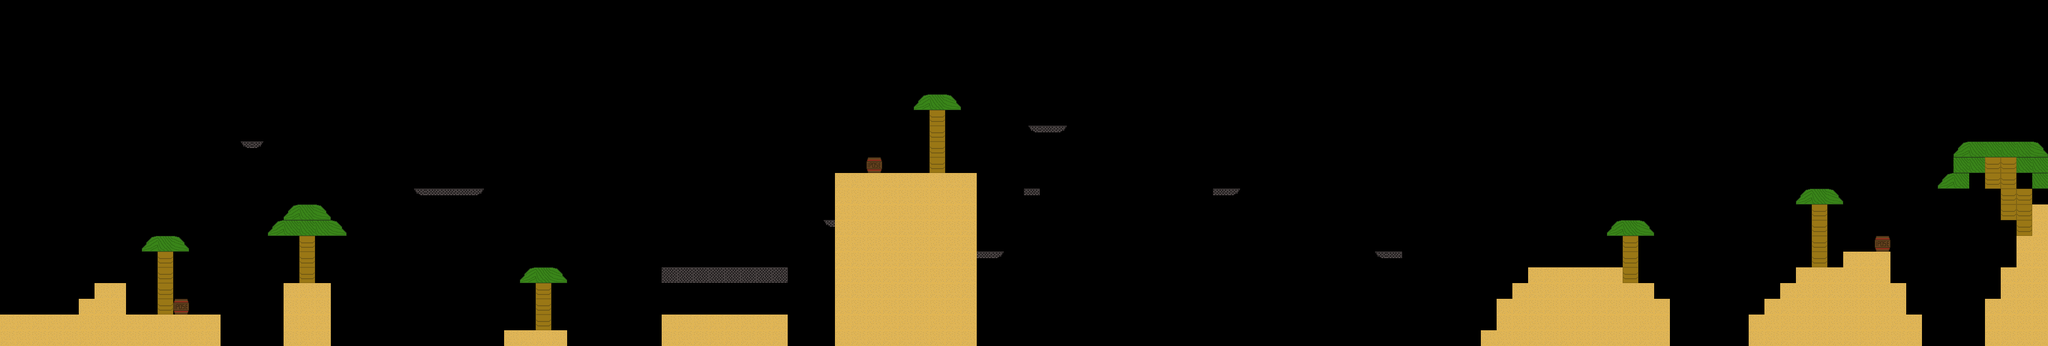

Below is a game level as drawn by its tile map, then a one-line description and the .tmx that defines it (tile-layer data replaced by summaries):
An orthogonal 130x22 tile map with 32x32 px tiles, 1 tile layer (Tile Layer 1) and 92 objects (63x platform, 21x coin, 5x scalper, 2x sack, part).

<map version="1.5" tiledversion="1.5.0" orientation="orthogonal" renderorder="right-down" width="130" height="22" tilewidth="32" tileheight="32" infinite="0" nextlayerid="9" nextobjectid="217">
 <properties>
  <property name="background" value="beach_level.png" />
  <property name="cost" value="28" />
 </properties>
 <tileset firstgid="1" name="tiles" tilewidth="32" tileheight="32" tilecount="22" columns="0">
  <grid orientation="orthogonal" width="1" height="1" />
  <tile id="3">
   <image width="32" height="32" source="Stonelevel.png" />
  </tile>
  <tile id="4">
   <image width="32" height="32" source="Stonelevel1.png" />
  </tile>
  <tile id="5">
   <image width="32" height="32" source="Stonelevel2.png" />
  </tile>
  <tile id="6">
   <image width="32" height="32" source="Stonelevel3.png" />
  </tile>
  <tile id="7">
   <image width="32" height="32" source="icesnow.png" />
  </tile>
  <tile id="8">
   <image width="32" height="32" source="snowBlock.png" />
  </tile>
  <tile id="9">
   <image width="32" height="32" source="snowblock_under.png" />
  </tile>
  <tile id="10">
   <image width="32" height="32" source="snowblock_dirt.png" />
  </tile>
  <tile id="11">
   <image width="32" height="32" source="snow_block_overloop_real.png" />
  </tile>
  <tile id="12">
   <image width="32" height="32" source="dirt_overloop.png" />
  </tile>
  <tile id="13">
   <image width="32" height="32" source="sand.png" />
  </tile>
  <tile id="17">
   <image width="32" height="32" source="palm_tree_timber.png" />
  </tile>
  <tile id="18">
   <image width="32" height="32" source="barrel.png" />
  </tile>
  <tile id="19">
   <image width="32" height="32" source="palm_left.png" />
  </tile>
  <tile id="20">
   <image width="32" height="32" source="palm_middle.png" />
  </tile>
  <tile id="21">
   <image width="32" height="32" source="palm_right.png" />
  </tile>
 </tileset>
 <layer id="7" name="Tile Layer 1" width="130" height="22" opacity="0.9">
  <data>[2860 cells, 380 non-empty, 10 distinct tile ids]</data>
 </layer>
 <objectgroup id="8" name="Object Layer 1">
  <object id="22" type="scalper" x="1440.67" y="531.334">
   <point />
  </object>
  <object id="25" type="scalper" x="908" y="374">
   <point />
  </object>
  <object id="55" type="coin" x="1448" y="597.333" width="32" height="32" />
  <object id="56" type="coin" x="513.334" y="322.666" width="32" height="32" />
  <object id="57" type="coin" x="396.332" y="369.841" width="32" height="32" />
  <object id="58" type="scalper" x="3196" y="532.666">
   <point />
  </object>
  <object id="59" type="scalper" x="2098.67" y="378">
   <point />
  </object>
  <object id="60" type="coin" x="495.997" y="238.667" width="32" height="32" />
  <object id="62" type="coin" x="1533.34" y="486.666" width="32" height="32" />
  <object id="63" type="coin" x="1074.66" y="409.333" width="32" height="32" />
  <object id="64" type="coin" x="1648" y="357.333" width="32" height="32" />
  <object id="65" type="coin" x="1777.34" y="217.334" width="32" height="32" />
  <object id="66" type="coin" x="1877.33" y="130.666" width="32" height="32" />
  <object id="67" type="coin" x="2103.99" y="196" width="32" height="32" />
  <object id="68" type="coin" x="706.666" y="320" width="32" height="32" />
  <object id="69" type="coin" x="2291.99" y="349.334" width="32" height="32" />
  <object id="70" type="coin" x="2476" y="344" width="32" height="32" />
  <object id="72" type="coin" x="2807.99" y="466.667" width="32" height="32" />
  <object id="73" type="coin" x="2622.67" y="465.333" width="32" height="32" />
  <object id="77" type="sack" x="1990.66" y="476.001" width="32" height="32" />
  <object id="78" type="scalper" x="3781.33" y="503.333">
   <point />
  </object>
  <object id="80" type="coin" x="3295.99" y="382.667" width="32" height="32" />
  <object id="81" type="coin" x="3961.32" y="208" width="32" height="32" />
  <object id="82" type="coin" x="3479.99" y="329.334" width="32" height="32" />
  <object id="83" type="coin" x="3679.99" y="328" width="32" height="32" />
  <object id="84" type="coin" x="3846.66" y="385.334" width="32" height="32" />
  <object id="85" type="coin" x="3884" y="284.001" width="32" height="32" />
  <object id="107" type="platform" x="2345.33" y="629.333" width="1.33333" />
  <object id="128" type="platform" x="4" y="638.667" width="441.333" height="66.6667" />
  <object id="129" type="platform" x="161.333" y="606.667" width="94.6667" height="32" />
  <object id="130" type="platform" x="190.667" y="574.667" width="65.3333" height="30.6667" />
  <object id="150" type="platform" x="608" y="417.333" width="34.6667" height="162.667" />
  <object id="152" type="platform" x="318.666" y="481.333" width="34.6667" height="160" />
  <object id="153" type="platform" x="353.333" y="609.333" width="30.6667" height="28" />
  <object id="154" type="platform" x="578.667" y="574.667" width="92" height="126.667" />
  <object id="155" type="platform" x="1024" y="670.667" width="129.333" height="32" />
  <object id="156" type="platform" x="1084" y="544" width="37.3333" height="126.667" />
  <object id="157" type="platform" x="838.667" y="380" width="148" height="20" />
  <object id="158" type="platform" x="485.333" y="289.333" width="50.6667" height="13.3333" />
  <object id="159" type="platform" x="1344" y="544" width="257.333" height="30.6667" />
  <object id="160" type="platform" x="1345.33" y="640" width="254.667" height="65.3333" />
  <object id="161" type="platform" x="1673.33" y="445.333" width="22.6667" height="20" />
  <object id="162" type="platform" x="1698.67" y="350.667" width="285.333" height="354.667" />
  <object id="163" type="platform" x="1760" y="318.667" width="30.6667" height="33.3333" />
  <object id="164" type="platform" x="1888" y="190.667" width="32" height="160" />
  <object id="165" type="platform" x="2086.67" y="257.333" width="78.6667" height="16" />
  <object id="166" type="platform" x="2076" y="382.667" width="36" height="14.6667" />
  <object id="167" type="platform" x="1984" y="510.667" width="58.6667" height="16" />
  <object id="168" type="platform" x="2462.67" y="385.333" width="60" height="14.6667" />
  <object id="169" type="platform" x="2790.67" y="512" width="57.3333" height="17.3333" />
  <object id="170" type="platform" x="3293.33" y="448" width="36" height="129.333" />
  <object id="171" type="platform" x="3008" y="672" width="382.667" height="32" />
  <object id="172" type="platform" x="3040" y="606.667" width="349.333" height="62.6667" />
  <object id="173" type="platform" x="3072" y="576" width="289.333" height="32" />
  <object id="174" type="platform" x="3102.67" y="542.667" width="190.667" height="33.3333" />
  <object id="175" type="platform" x="3676" y="381.333" width="36" height="161.333" />
  <object id="177" type="platform" x="3553.33" y="640" width="350.667" height="62.6667" />
  <object id="178" type="platform" x="3585.33" y="608" width="289.333" height="29.3333" />
  <object id="179" type="platform" x="3617.33" y="573.333" width="254.667" height="32" />
  <object id="180" type="platform" x="3648" y="542.667" width="192" height="26.6667" />
  <object id="181" type="platform" x="3744" y="510.667" width="94.6667" height="30.6667" />
  <object id="182" type="platform" x="3966.67" y="320" width="194.667" height="30.6667" />
  <object id="183" type="platform" x="3969.33" y="348" width="32" height="36" />
  <object id="184" type="platform" x="4000" y="284" width="129.333" height="37.3333" />
  <object id="185" type="platform" x="4129.33" y="352" width="30.6667" height="32" />
  <object id="186" type="platform" x="3808" y="480" width="33.3333" height="28" />
  <object id="187" type="platform" x="4030.67" y="352" width="66.6667" height="33.3333" />
  <object id="188" type="platform" x="4061.33" y="382.667" width="66.6667" height="66.6667" />
  </objectgroup>
</map>
<!-- 24 of 92 objects omitted -->
